Frame 1 (no input): blank canvas, image omitted
Frame 60 (no input): blank canvas, image omitted
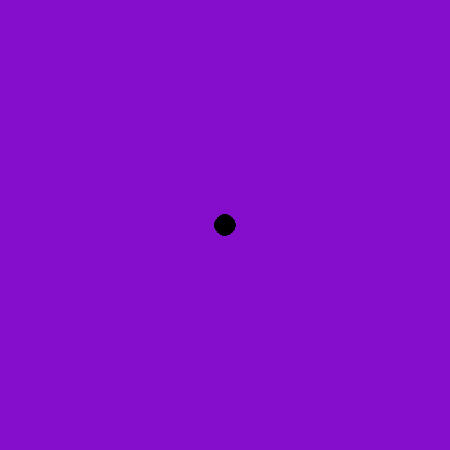
Frame 120 (the mouse pressed at the canvas centre since frame 60)

The p5.js sketch whose frames 1 and 60 were blank and that drew this single picture after the mouse press (run headless with seeded random() and noise() and a simulated clock; from frame 60 on, the mouse is pressed at the canvas centre):

// p5.js sketch
// ── sketch.js
function setup() {
    createCanvas(450, 450);
    background("#850ECD");
  }
  
  function draw() {
    stroke("black");
    fill("black");
  
    // console.log(mouseIsPressed);
  
    if (mouseIsPressed) {
      circle(mouseX, mouseY, 20, 35);
    }
  }
  
